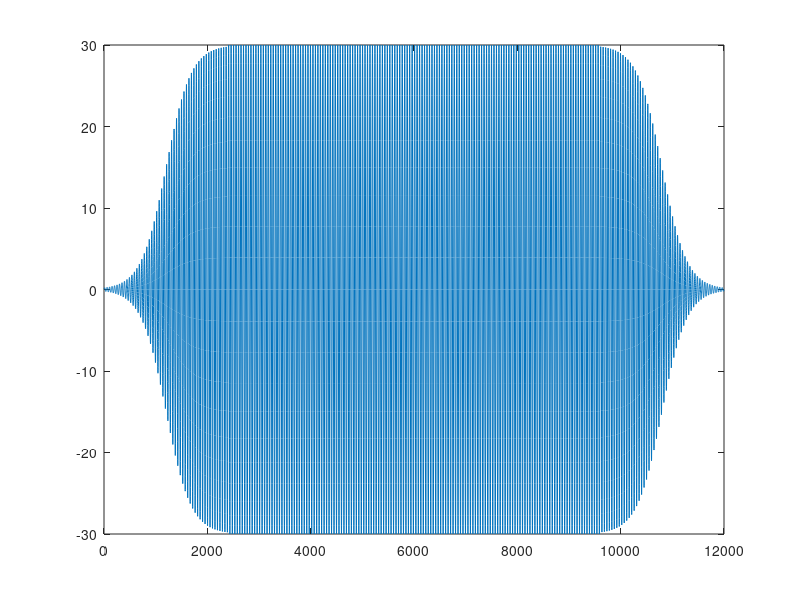

Write MATLAB code to recreate this figure.
% Make reference stims from theoretical signal, for alignment of camera
% recorded stimulus
% 15-25Hz stim - duration 10s - 1200 fps - sampfreq 100k

Freq = 25;

%%%%%%%%%%%%%%%%%%%%%%%%%%%%%%%%%%%%%%%%%%%%%%%%%%%%%%%%%%%%%%%%%%%%%%%

Trial_duration = 10;
Samp_freq = 1200; % Framerate, FPS
Phase = 0;
Amp = 30;
Steps_per_revolution = 3200;

Nsamples = Trial_duration * Samp_freq;
Stim_sin = sin(Phase + 2*pi*(1:Nsamples)* Freq/Samp_freq);
if Freq == 21 || Freq == 31 || Freq == 41 || Freq == 51
    % chirp signal: linear increase of frequency, 0 - 21Hz
        chirp_flag = 1;
    if Freq == 21,
        chirp_freq = 25;
    elseif Freq == 31,
        chirp_freq = 15;
    elseif Freq == 41,
        chirp_freq = 10;
    elseif Freq == 51,
        chirp_freq = 40;
    end
    halftime = Nsamples/2;
    k = 0.5*(chirp_freq - 0)/Samp_freq/halftime;
    Stim_sin = zeros(halftime,1);
    Stim_sin = sin( Phase + 2*pi* (0*(1:halftime) + 0.5*k*(1:halftime).^2 ) );
    Stim_sin = [Stim_sin(1:find(floor(Stim_sin*1000) ==0,1,'last')) -fliplr(Stim_sin(1:find(floor(Stim_sin*1000) ==0,1,'last')))];
    Stim_sin(end:Nsamples) = 0;
        
elseif Freq >= 15 % ramping the sine wave in the first 2 seconds for 15 Hz stimulation
    ramp = 1./(1 + exp(-linspace(-5,5,Samp_freq*2))); 
    rampSine = Stim_sin(1:2*Samp_freq); 
    rampSine = rampSine.*ramp;
    Stim_sin(1:2*Samp_freq) = rampSine;% - mean(rampSine);
    Stim_sin(8*Samp_freq+1:end) = -rampSine(end:-1:1);% + mean(rampSine);
end

x = Amp*Stim_sin;
save('.\bf\25_1200_250','x')
plot(x)
